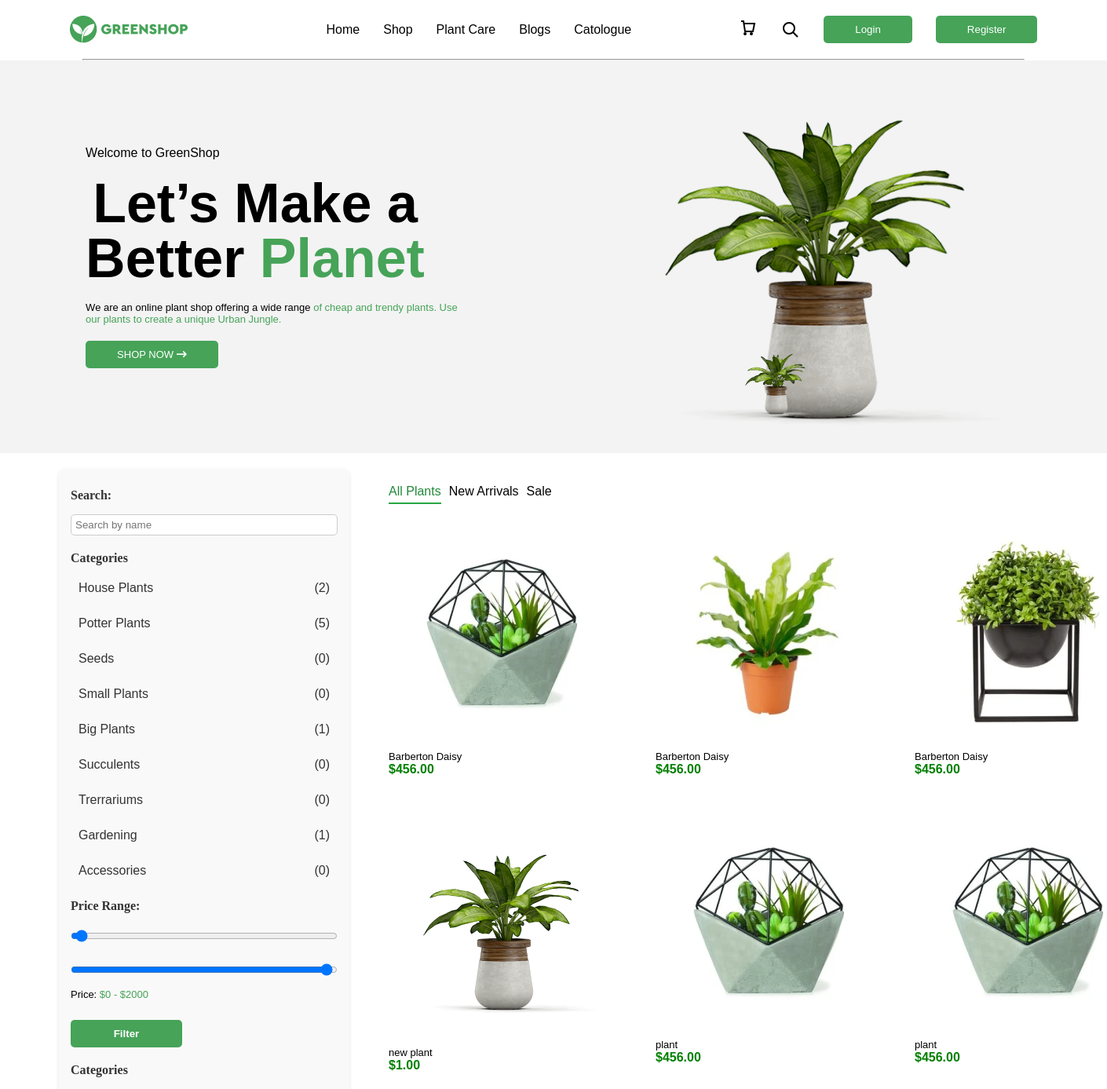
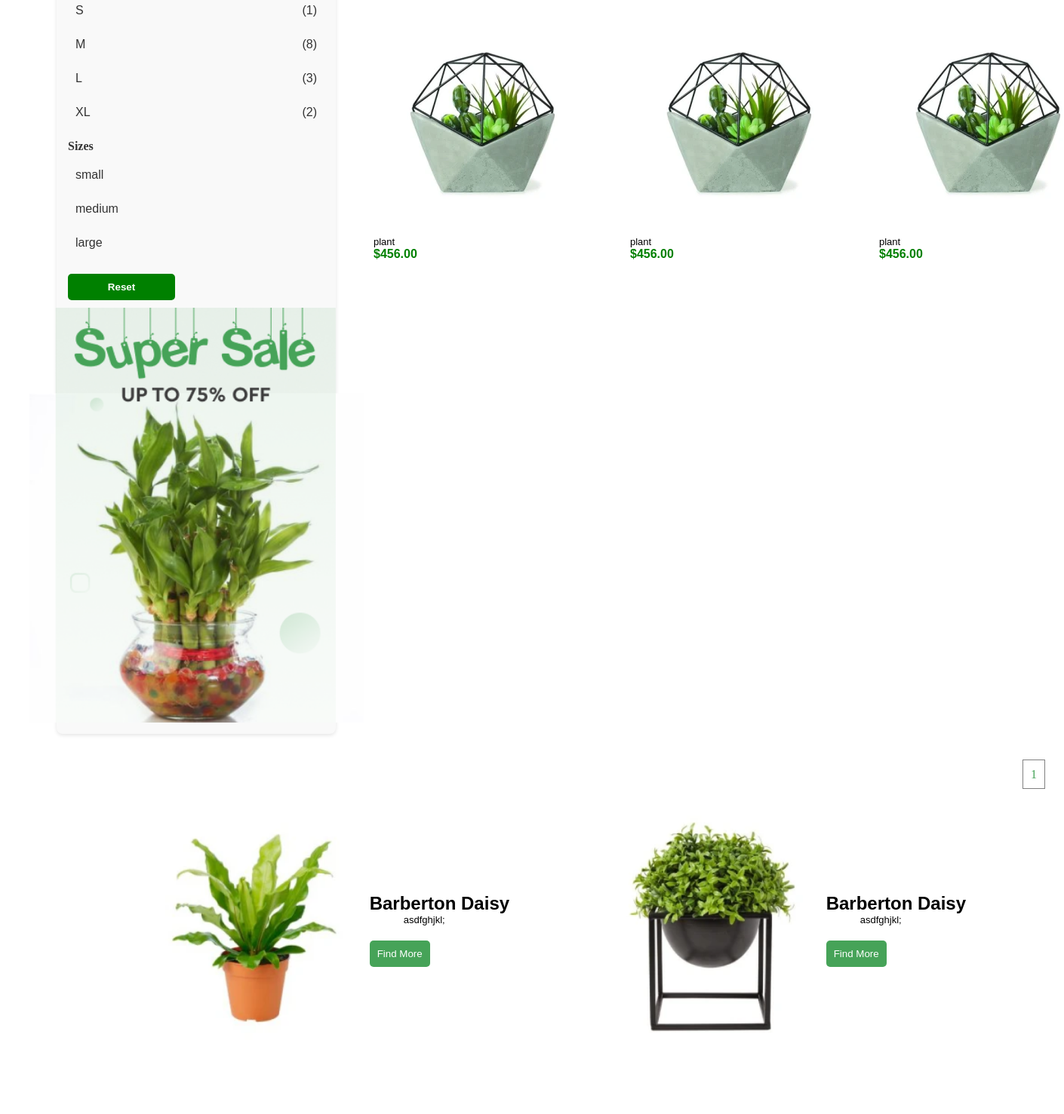
The app's page / (upper part), older data (2 pictures, top to bottom).
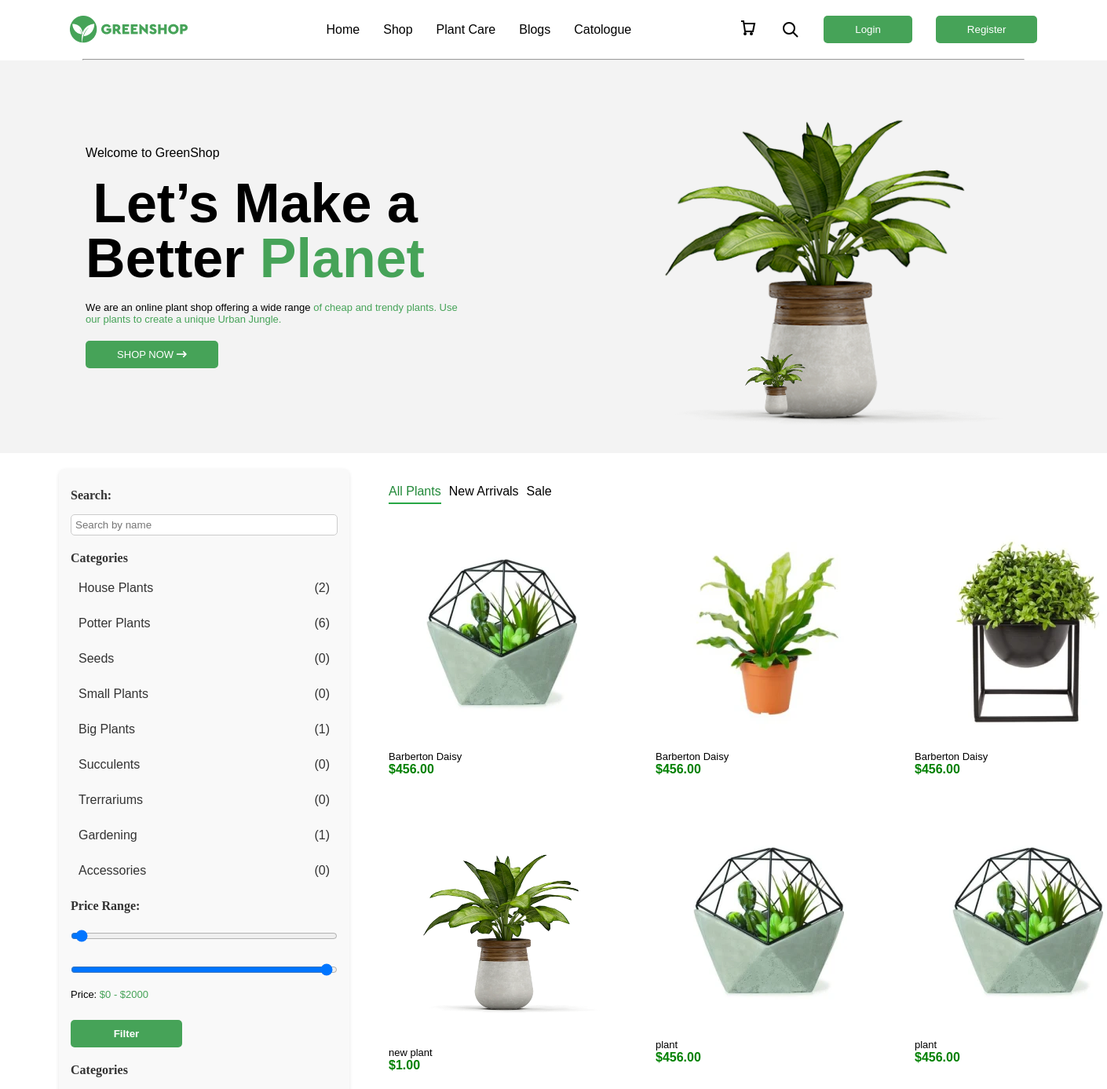
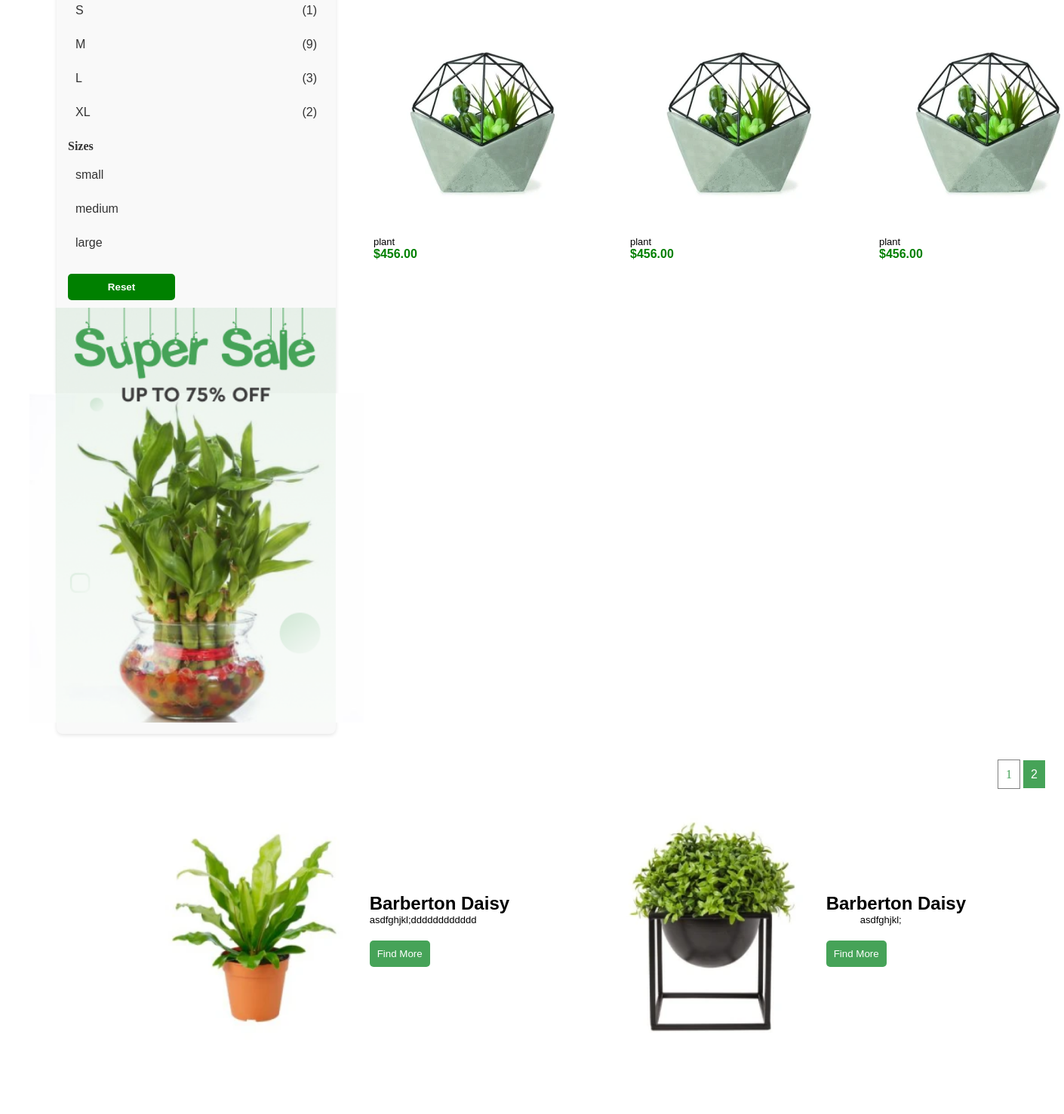
The same page, newer data (2 pictures, top to bottom).
### plant/models.py (models this page shows, shortened)
class TimeAbstract(models.Model):
    created_at = models.DateField('created', auto_now_add=True)
    updated_at = models.DateField('', auto_now=True)
    class Meta:
        abstract = True

class Category(TimeAbstract):
    class Meta:
        verbose_name_plural = 'categories'
        verbose_name = 'category'
    name = models.CharField(max_length=100)
    def __str__(self):
        return self.name

class Size(TimeAbstract):
    SMALL = 'small'
    MEDIUM = 'medium'
    LARGE = 'large'
    TYPES = [
        (SMALL,'small'),
        (MEDIUM, 'medium'),
        (LARGE, 'large')
    ]
    class Meta:
        verbose_name_plural = 'sizes'
        verbose_name = 'size'
    name = models.CharField(max_length=100)
    type = models.CharField(choices=TYPES, default=SMALL, max_length=50)
    def __str__(self):
        return self.name

class Plant(TimeAbstract):
    class Meta:
        verbose_name_plural = 'plants'
        verbose_name = 'plant'
    name = models.CharField(max_length=100)
    price = models.DecimalField(decimal_places=2, max_digits=10)
    short_description = models.TextField()
    sizes = models.ManyToManyField('plant.Size', related_name='plant')
    category = models.ForeignKey('plant.Category', on_delete=models.PROTECT, related_name='plant')
    tags = models.ManyToManyField('plant.Tag', related_name='plant')
    description = models.ForeignKey('plant.Description', on_delete=models.PROTECT)
    user =  models.ForeignKey('auth.User', on_delete=models.PROTECT, related_name='plants')
    @property
    def image(self):
        if self.images.first():
            return self.images.first().image
        return None

class ImagePlant(TimeAbstract):
    class Meta:
        verbose_name_plural = 'images'
        verbose_name = 'image'
    plant = models.ForeignKey('plant.Plant', on_delete=models.PROTECT, related_name='images')
    image = ResizedImageField(upload_to='plant_images/', quality=90, force_format='WEBP')

### plant/views.py (the view)
# urls.py: path('', views.HomePageView.as_view(), name='home'),
class HomePageView(ListView):
    template_name = 'landing.html'
    context_object_name = 'plants'
    paginate_by = 9
    def get_queryset(self):
        plants = Plant.objects.all()
        self.plantfilter = PlantFilter(self.request.GET, queryset=plants)
        query = self.request.GET.get('q')
        if query:
            return Plant.objects.filter(name__icontains=query)
        sizes = self.request.GET.getlist('size')
        if sizes:
            plants = plants.filter(sizes__id__in=sizes)
        return self.plantfilter.qs
    def get_context_data(self, **kwargs):
        context = super().get_context_data(**kwargs)
        context['blogs'] = Blog.objects.all()
        context['categories'] = Category.objects.annotate(plant_count=Count('plant'))
        context['sizes'] = Size.objects.annotate(plant_count=Count('plant'))
        context['size_objects'] = Size.SMALL, Size.MEDIUM, Size.LARGE
        context['form'] = CustomUserCreationForm
        context['forms'] = LoginForm
        context['filter'] = self.plantfilter
        return context

### templates/landing.html (shortened to what the changed rows need)
{% extends 'main.html' %}
{% block content %}
  <section class="slider container">
    <div class="slides ">
      <div class="container-media container slide">
        <div class="display first-block">
          <div class="col-display">
            <h1 class="big-text">
              Let’s Make a <br />Better <span>Planet</span>
            </h1>
          </div>
        </div>
      </div>
    </div>
  </section>
<div class="display2 containers mi pad-20">
    <form method="get" class="filter-form">
      <div class="filter-categories">
        {% for category in categories %}
            <a href="?category={{ category.id }}" class="{% if request.GET.category == category.id|stringformat:"s" %}active{% endif %}">
                <div class="display-cat align-center gap-200">
                  <div>
                    {{ category.name }}
                  </div>
                  <div>
                    ({{ category.plant_count }})
                  </div>
                </div>
            </a>
        {% endfor %}
    </div>
    <div class="filter-categories">
      {% for size in sizes %}
          <a href="?sizes={{ size.id }}" class="{% if request.GET.sizes == size.id|stringformat:"s" %}active{% endif %}">
              <div class="display-cat align-center gap-200">
                <div>
                  {{ size.name }}
                </div>
                <div>
                  ({{ size.plant_count }})
                </div>
              </div>
          </a>
      {% endfor %}
  </div>
    </form>
    <div class="col-display cent">
      <div class="card-plant display-plant media-container-small">
        {% for plant in plants %}
        <a href="{% url 'detail_plant' plant.id %}">
        <div>
          <img class="card" src="{{ plant.image.url }}" alt="" />
            <p>{{ plant.name }}</p>
            <h4 class="green">${{ plant.price }}</h4>
          </div>
        </a>
        {% endfor %}
      </div>
    </div>
  </div>
  <div class="paginations">
    {% include 'companents/pagination.html' %}
  </div>
  <div class="pad-top-20 pad-200 media-none">
    <div class="display">
      {% for plant in plants|slice:'1:3' %}
      <a href="{% url 'detail_plant' plant.id %}">
        <div class="display end">
          <img src="{{ plant.image.url }}" alt="">
          <div class="col-display end">
            <h2>{{ plant.name }}</h2>
            <p class="width end">{{ plant.short_description }}</p>
            <button><a class="white" href="">Find More</a></button>
          </div>
        </div>
      </a>
      {% endfor %}
    </div>
  </div>
{% endblock %}

Row changes from the older to the newer data that the page shows:
computed for Category "Potter Plants": plant_count "5" → "6"
computed for Size (number 2 of 4 on the later page): plant_count "8" → "9"
changed Plant: short_description "asdfghjkl;" → "asdfghjkl;dddddddddddd"
Text that changed along with them:
new list line: "2"
